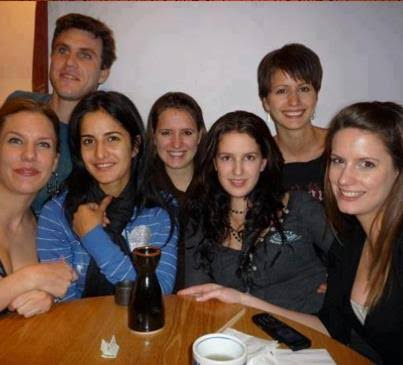
#> input picture faces.jpg, 403 x 365 px
$ jupyter execute 03_Face_Detection_Haar_Cascade.ipynb
#> lines starting #> are read from the running program, lines starting #| are printed output that depends on the picture; after the words box and inside, x2 and y2 are one past the last pixel; in counts of white or black regions, pixels touching at a corner belong together
# OpenCV: Face Detection with Haar Cascade

In the previous notebooks, you read images and live webcam frames. Now you'll **detect faces** in an image using a **pre-trained Haar Cascade classifier**.

**Workflow:** Load the Haar Cascade model (`cv2.CascadeClassifier()`) → Read the image (`cv2.imread()`) → Detect faces (`detectMultiScale()`) → Draw rectangles (`cv2.rectangle()`) → Display the result (`cv2.imshow()`)

## 1. Load the pre-trained Haar Cascade model

OpenCV provides a pre-trained XML file containing information for detecting frontal faces. Here we use `haarcascade_frontalface_default.xml`.

- `CascadeClassifier()` loads the trained classifier.
- The XML file contains learned detection information.
- Because this is a **frontal-face** classifier, it is designed primarily to detect faces facing forward.

The model is already trained. You don't need to train it yourself for this example.

[cell 1]
import cv2

model = cv2.CascadeClassifier("haarcascade_frontalface_default.xml")

if model.empty():
    raise FileNotFoundError("Could not load the cascade XML file")

## 2. Read the image

OpenCV reads the image and stores its pixel values in a NumPy array.

[cell 2]
image = cv2.imread("faces.jpg")
#> image is the input picture: shape (365, 403, 3); mean B, G, R 78.3, 87.5, 108.8

if image is None:
    raise FileNotFoundError("Could not read the image")

## 3. Detect faces

This is the main step. `detectMultiScale()` returns the detected face rectangles. Each rectangle contains four values: $(x, y, w, h)$

| Value | Meaning |
|---|---|
| `x` | Horizontal position of the rectangle's top-left corner |
| `y` | Vertical position of the top-left corner |
| `w` | Width of the detected face rectangle |
| `h` | Height of the detected face rectangle |

[cell 3]
faces = model.detectMultiScale(
    image,
    scaleFactor=1.3,
    minNeighbors=5
)
#> faces = [[148, 110, 57, 57], [3, 122, 59, 59], [209, 136, 59, 59], [42, 29, 64, 64], [263, 68, 60, 60], [70, 117, 63, 63], [318, 136, 74, 74]]

print("Number of faces detected:", len(faces))
#| Number of faces detected: 7
print(faces)
#| [[148 110  57  57]
#|  [  3 122  59  59]
#|  [209 136  59  59]
#|  [ 42  29  64  64]
#|  [263  68  60  60]
#|  [ 70 117  63  63]
#|  [318 136  74  74]]

## 4. Understand the two important parameters

### `scaleFactor=1.3`
The detector examines image regions at progressively different scales. A value of `1.3` means each successive image scale is reduced by a factor of approximately 1.3. A **smaller** value generally checks more scales, which can improve detection of differently sized faces but may take longer.

### `minNeighbors=5`
Controls how many nearby overlapping detection candidates are needed for a rectangle to be retained.

- **Higher value:** usually fewer detections, with stricter filtering.
- **Lower value:** usually more detections, but potentially more false positives.

These are **hyperparameters** you can tune to suit your images.

## 5. Draw a rectangle around each face

The rectangle function needs two corners:

- First corner (top-left): `(x, y)`
- Opposite corner (bottom-right): `(x + w, y + h)`

The color `(0, 255, 0)` is **green** in OpenCV's BGR format, and `2` is the line thickness in pixels.

[cell 4]
output = image.copy()  # keep the original input image unchanged

for (x, y, w, h) in faces:
    cv2.rectangle(
        output,
        (x, y),
        (x + w, y + h),
        (0, 255, 0),
        2
    )
#> this loop made 7 passes
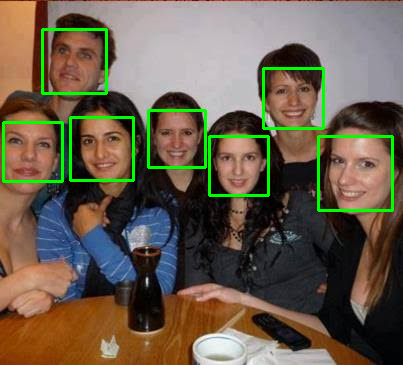
#> output: shape (365, 403, 3); 3.54% of pixels changed, all inside (x1, y1, x2, y2) = (2, 28, 394, 212)

## 6. Display the input and output images

We use **matplotlib** to show both images side by side, right inside the notebook.

OpenCV stores images in **BGR** order, but matplotlib expects **RGB**, so we convert with `cv2.cvtColor(..., cv2.COLOR_BGR2RGB)` before displaying.

[cell 5]
import matplotlib.pyplot as plt

plt.figure(figsize=(14, 6))

plt.subplot(1, 2, 1)
plt.imshow(cv2.cvtColor(image, cv2.COLOR_BGR2RGB))
plt.title("Input Image")
plt.axis("off")

plt.subplot(1, 2, 2)
plt.imshow(cv2.cvtColor(output, cv2.COLOR_BGR2RGB))
plt.title(f"Output Image ({len(faces)} faces detected)")
plt.axis("off")

plt.tight_layout()
plt.show()
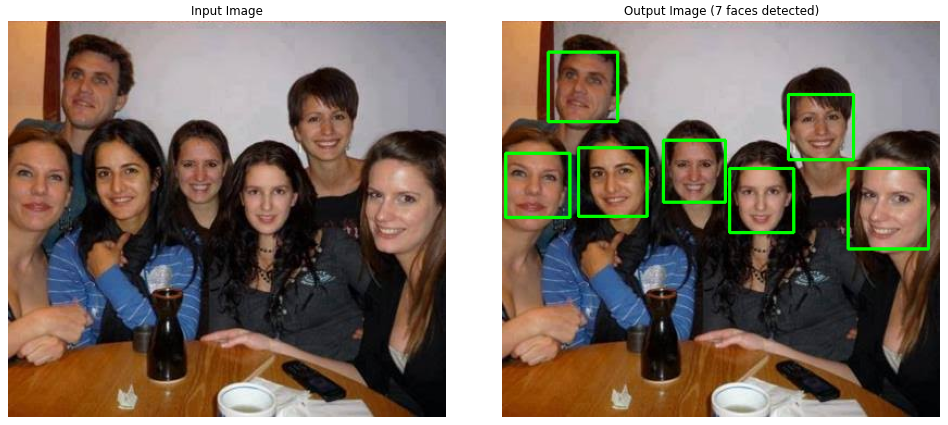
#> figure drawn by matplotlib, 2 panels

## 7. Complete code

[cell 6]
import cv2
import matplotlib.pyplot as plt

image = cv2.imread("faces.jpg")
model = cv2.CascadeClassifier("haarcascade_frontalface_default.xml")

if image is None:
    raise FileNotFoundError("Could not read the image")

if model.empty():
    raise FileNotFoundError("Could not load the cascade XML file")

faces = model.detectMultiScale(
    image,
    scaleFactor=1.3,
    minNeighbors=5
)

print("Number of faces detected:", len(faces))
#| Number of faces detected: 7

output = image.copy()

for (x, y, w, h) in faces:
    cv2.rectangle(
        output,
        (x, y),
        (x + w, y + h),
        (0, 255, 0),
        2
    )

plt.figure(figsize=(14, 6))

plt.subplot(1, 2, 1)
plt.imshow(cv2.cvtColor(image, cv2.COLOR_BGR2RGB))
plt.title("Input Image")
plt.axis("off")

plt.subplot(1, 2, 2)
plt.imshow(cv2.cvtColor(output, cv2.COLOR_BGR2RGB))
plt.title(f"Output Image ({len(faces)} faces detected)")
plt.axis("off")

plt.tight_layout()
plt.show()

$ run again, with Dog.jpg copied over faces.jpg
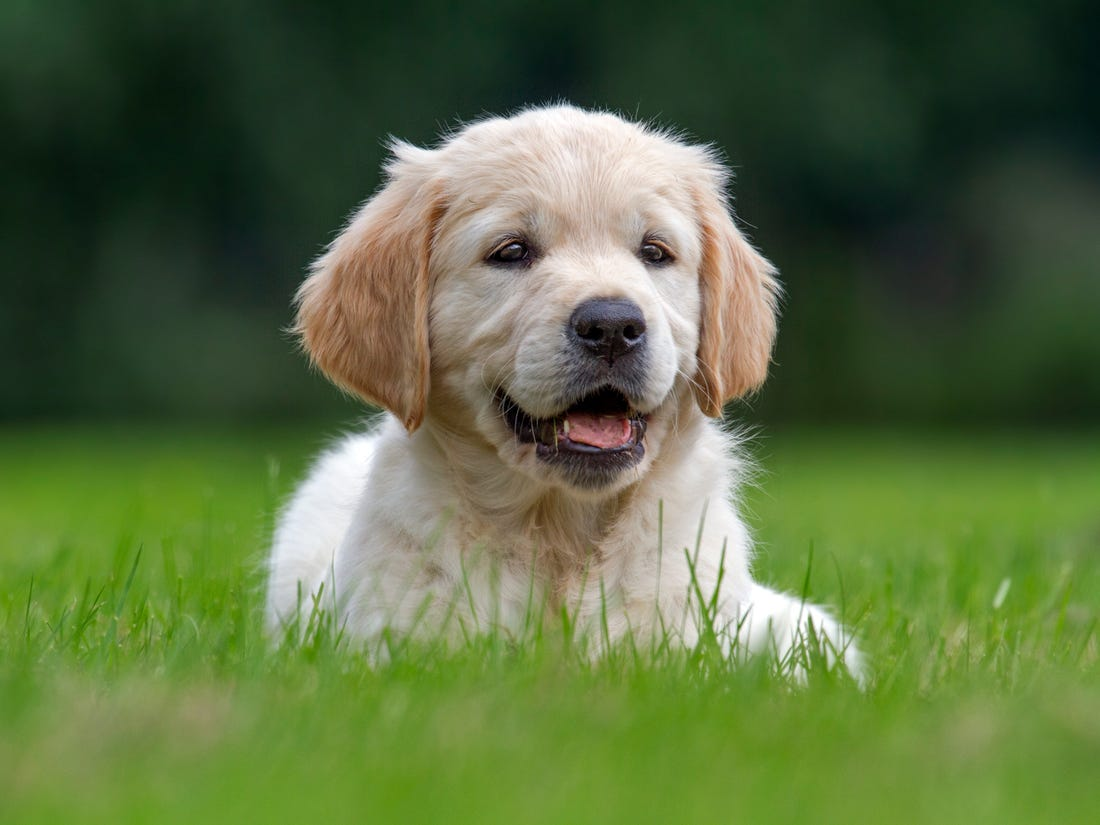
#> input picture Dog.jpg, 1100 x 825 px
#> image is the input picture: shape (825, 1100, 3); mean B, G, R 64.9, 108, 89.4
#> faces = ()
#| Number of faces detected: 0
#> `plt.show()`:
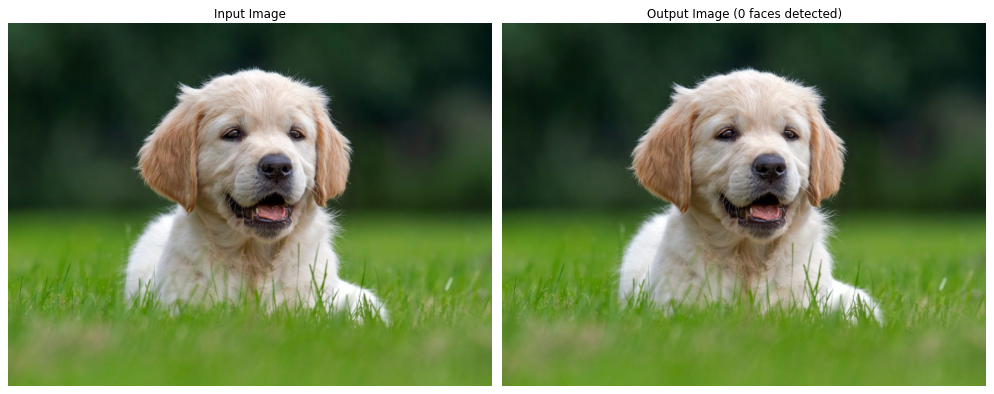
#> figure drawn by matplotlib, 2 panels
#| Number of faces detected: 0
